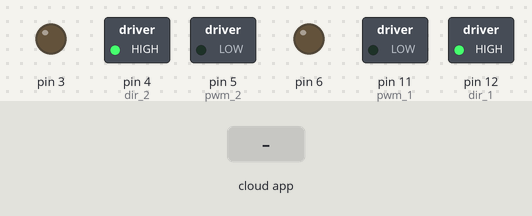
Simulated run of this sketch. Board: Arduino Uno, built with avr-gcc and run on an emulated ATmega328P. Shown: switched loads named in the sketch (green lamp = pin HIGH), output pins drawn as LEDs (lit = HIGH). The test bench sets the inputs (shaded band). The ROS host is connected and sends only what is stated.

Above: at 1.2 s.
1.3 s: the phone or cloud app sets linear.x to -100
At 1.6 s:
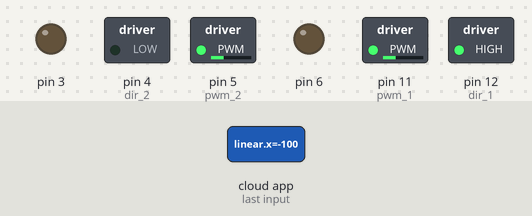
2.8 s: the phone or cloud app sets linear.x to 100
At 4.0 s:
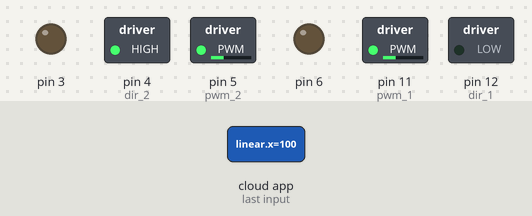
Timing chart, 0 to 5.8 s (numbered marks = the images above; inputs shaded):
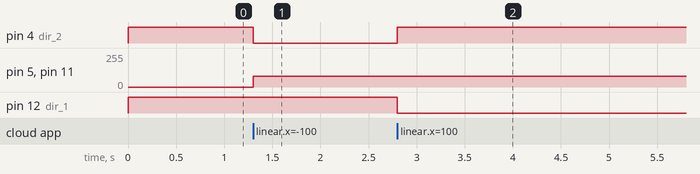

Measured:
- after the input at 1.3 s, pin 4 (dir_2): HIGH → LOW at once; pin 5 (pwm_2), pin 11 (pwm_1): 0/255 → 80/255 at once
- after the input at 2.8 s, pin 4 (dir_2): LOW → HIGH at once; pin 12 (dir_1): HIGH → LOW at once

The sketch:

cmdBlackHB1.ino
```cpp
//CMD_VEL topic for teleop using MDD10A H-Bridge
// black hbridge
#include <ArduinoHardware.h>
#include <ros.h>
#include <geometry_msgs/Twist.h>
#define pwm_2 5
#define pwm_1 11
#define dir_2 4
#define dir_1 12
int speed = 80;
int turnSpeed = 200;
double w_r=0, w_l=0;
//wheel_rad is the wheel radius ,wheel_sep is
double wheel_rad = 0.0325, wheel_sep = 0.295;
ros::NodeHandle nh;
int lowSpeed = 200;
int highSpeed = 50;
double speed_ang=0, speed_lin=0;
void messageCb( const geometry_msgs::Twist& msg){
  speed_ang = msg.angular.z;
  speed_lin = msg.linear.x;
  w_r = (speed_lin/wheel_rad) + ((speed_ang*wheel_sep)/(2.0*wheel_rad));
  w_l = (speed_lin/wheel_rad) - ((speed_ang*wheel_sep)/(2.0*wheel_rad));
}
ros::Subscriber<geometry_msgs::Twist> sub("cmd_vel", &messageCb );
void MotorL(int Pulse_Width1);
void MotorR(int Pulse_Width2);
void setup(){
 nh.initNode();
 nh.subscribe(sub);
//}
//void setup() {
pinMode(pwm_2, OUTPUT);
pinMode(pwm_1, OUTPUT);
pinMode(dir_1, OUTPUT);
pinMode(dir_2, OUTPUT);
pinMode(3, OUTPUT);
pinMode(6, OUTPUT);
analogWrite(3, LOW);
analogWrite(6, LOW);

analogWrite(pwm_1, LOW);
analogWrite(pwm_2, LOW);


Serial.begin(57600);
}
void loop(){
 MotorL(w_l*10);
 MotorR(w_r*10);
 nh.spinOnce();
}


void MotorL(int Pulse_Width1){
 if (Pulse_Width1 > 0){
     nh.loginfo("Left wheel forward");
     analogWrite(pwm_1, speed);
     digitalWrite(dir_1, LOW);
 }
 if (Pulse_Width1 < 0){
     nh.loginfo("Left wheel backward");
     analogWrite(pwm_1, speed);
     digitalWrite(dir_1, HIGH);
 }
 if (Pulse_Width1 == 0){
     analogWrite(pwm_1, 0);
     digitalWrite(dir_1, HIGH);
 }
}


void MotorR(int Pulse_Width2){
 if (Pulse_Width2 > 0){
     nh.loginfo("Right wheel forward");
     analogWrite(pwm_2, speed);
     digitalWrite(dir_2, HIGH);
 }
 if (Pulse_Width2 < 0){
     nh.loginfo("Right wheel backward");
     analogWrite(pwm_2, speed);
     digitalWrite(dir_2, LOW);
 }
 if (Pulse_Width2 == 0){
     analogWrite(pwm_2, 0);
     digitalWrite(dir_2, HIGH);
 }
}
```
